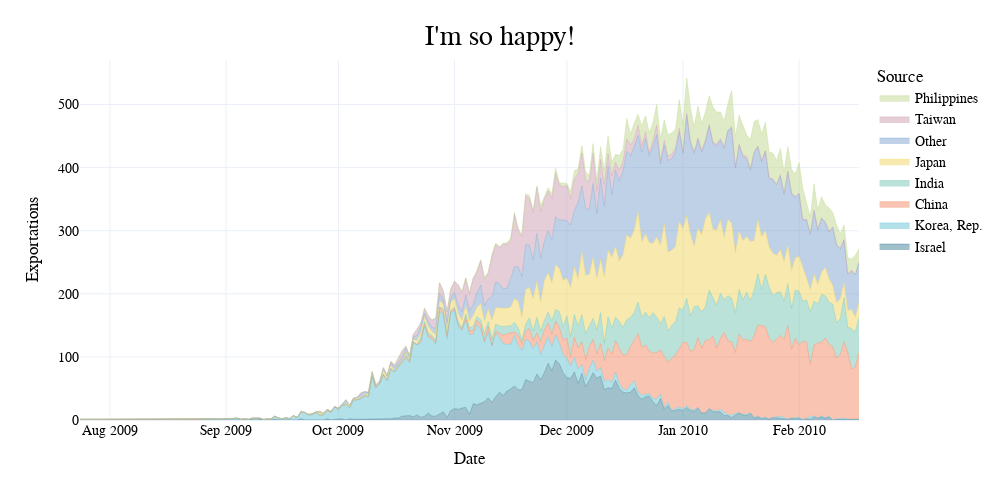

The notebook cell this image was saved under:
### Code cell
fig.update_layout(width=1000, height=500)
fig.show()

### Figure 1 — Plotly figure (JSON) as saved in the notebook; plotly's stock layout.template omitted (floating-point values rounded to 4 significant figures; data arrays with more than 128 entries replaced by an {"elided": "..."} marker saying what was removed)
{"data": [{"fillpattern": {"shape": ""}, "hovertemplate": "source=Israel<br>date=%{x}<br>importations=%{y}<extra></extra>", "legendgroup": "Israel", "line": {"color": "#428299", "width": 0.4}, "marker": {"symbol": "circle"}, "mode": "lines", "name": "Israel", "orientation": "v", "showlegend": true, "stackgroup": "1", "type": "scatter", "visible": true, "x": {"elided": "145 str values"}, "xaxis": "x", "y": {"elided": "145 int values"}, "yaxis": "y"}, {"fillpattern": {"shape": ""}, "hovertemplate": "source=Korea, Rep.<br>date=%{x}<br>importations=%{y}<extra></extra>", "legendgroup": "Korea, Rep.", "line": {"color": "#67C4D3", "width": 0.4}, "marker": {"symbol": "circle"}, "mode": "lines", "name": "Korea, Rep.", "orientation": "v", "showlegend": true, "stackgroup": "1", "type": "scatter", "x": {"elided": "155 str values"}, "xaxis": "x", "y": {"elided": "155 int values"}, "yaxis": "y"}, {"fillpattern": {"shape": ""}, "hovertemplate": "source=China<br>date=%{x}<br>importations=%{y}<extra></extra>", "legendgroup": "China", "line": {"color": "#F48A64", "width": 0.4}, "marker": {"symbol": "circle"}, "mode": "lines", "name": "China", "orientation": "v", "showlegend": true, "stackgroup": "1", "type": "scatter", "x": ["2009-08-25", "2009-09-08", "2009-09-24", "2009-10-04", "2009-10-08", "2009-10-14", "2009-10-17", "2009-10-19", "2009-10-20", "2009-10-21", "2009-10-23", "2009-10-24", "2009-10-25", "2009-10-26", "2009-10-27", "2009-10-28", "2009-10-29", "2009-10-30", "2009-10-31", "2009-11-01", "2009-11-02", "2009-11-03", "2009-11-04", "2009-11-05", "2009-11-06", "2009-11-07", "2009-11-08", "2009-11-09", "2009-11-10", "2009-11-12", "2009-11-13", "2009-11-14", "2009-11-15", "2009-11-16", "2009-11-17", "2009-11-18", "2009-11-19", "2009-11-20", "2009-11-21", "2009-11-22", "2009-11-23", "2009-11-24", "2009-11-25", "2009-11-26", "2009-11-27", "2009-11-28", "2009-11-29", "2009-11-30", "2009-12-01", "2009-12-02", "2009-12-03", "2009-12-04", "2009-12-05", "2009-12-06", "2009-12-07", "2009-12-08", "2009-12-09", "2009-12-10", "2009-12-11", "2009-12-12", "2009-12-13", "2009-12-14", "2009-12-15", "2009-12-16", "2009-12-17", "2009-12-18", "2009-12-19", "2009-12-20", "2009-12-21", "2009-12-22", "2009-12-23", "2009-12-24", "2009-12-25", "2009-12-26", "2009-12-27", "2009-12-28", "2009-12-29", "2009-12-30", "2009-12-31", "2010-01-01", "2010-01-02", "2010-01-03", "2010-01-04", "2010-01-05", "2010-01-06", "2010-01-07", "2010-01-08", "2010-01-09", "2010-01-10", "2010-01-11", "2010-01-12", "2010-01-13", "2010-01-14", "2010-01-15", "2010-01-16", "2010-01-17", "2010-01-18", "2010-01-19", "2010-01-20", "2010-01-21", "2010-01-22", "2010-01-23", "2010-01-24", "2010-01-25", "2010-01-26", "2010-01-27", "2010-01-28", "2010-01-29", "2010-01-30", "2010-01-31", "2010-02-01", "2010-02-02", "2010-02-03", "2010-02-04", "2010-02-05", "2010-02-06", "2010-02-07", "2010-02-08", "2010-02-09", "2010-02-10", "2010-02-11", "2010-02-12", "2010-02-13", "2010-02-14", "2010-02-15", "2010-02-16", "2010-02-17"], "xaxis": "x", "y": [1, 1, 1, 1, 2, 1, 1, 3, 1, 1, 4, 3, 3, 3, 3, 7, 3, 5, 2, 3, 2, 2, 5, 6, 6, 7, 7, 3, 9, 3, 7, 13, 17, 18, 5, 16, 11, 13, 20, 13, 14, 20, 25, 21, 20, 22, 24, 23, 32, 14, 32, 33, 36, 32, 34, 33, 28, 38, 33, 49, 45, 50, 55, 54, 56, 60, 64, 92, 76, 78, 67, 72, 74, 70, 82, 63, 83, 85, 92, 106, 100, 92, 95, 111, 103, 115, 109, 118, 100, 112, 126, 117, 116, 97, 124, 118, 119, 113, 129, 144, 147, 144, 128, 119, 123, 128, 124, 149, 109, 126, 115, 124, 121, 82, 113, 119, 116, 127, 114, 116, 96, 102, 121, 106, 80, 83, 106], "yaxis": "y"}, {"fillpattern": {"shape": ""}, "hovertemplate": "source=India<br>date=%{x}<br>importations=%{y}<extra></extra>", "legendgroup": "India", "line": {"color": "#77C6B1", "width": 0.4}, "marker": {"symbol": "circle"}, "mode": "lines", "name": "India", "orientation": "v", "showlegend": true, "stackgroup": "1", "type": "scatter", "x": {"elided": "129 str values"}, "xaxis": "x", "y": {"elided": "129 int values"}, "yaxis": "y"}, {"fillpattern": {"shape": ""}, "hovertemplate": "source=Japan<br>date=%{x}<br>importations=%{y}<extra></extra>", "legendgroup": "Japan", "line": {"color": "#F2D65F", "width": 0.4}, "marker": {"symbol": "circle"}, "mode": "lines", "name": "Japan", "orientation": "v", "showlegend": true, "stackgroup": "1", "type": "scatter", "x": {"elided": "144 str values"}, "xaxis": "x", "y": {"elided": "144 int values"}, "yaxis": "y"}, {"fillpattern": {"shape": ""}, "hovertemplate": "source=Other<br>date=%{x}<br>importations=%{y}<extra></extra>", "legendgroup": "Other", "line": {"color": "#80A4CE", "width": 0.4}, "marker": {"symbol": "circle"}, "mode": "lines", "name": "Other", "orientation": "v", "showlegend": true, "stackgroup": "1", "type": "scatter", "visible": true, "x": {"elided": "144 str values"}, "xaxis": "x", "y": {"elided": "144 int values"}, "yaxis": "y"}, {"fillpattern": {"shape": ""}, "hovertemplate": "source=Taiwan<br>date=%{x}<br>importations=%{y}<extra></extra>", "legendgroup": "Taiwan", "line": {"color": "#CC9EB1", "width": 0.4}, "marker": {"symbol": "circle"}, "mode": "lines", "name": "Taiwan", "orientation": "v", "showlegend": true, "stackgroup": "1", "type": "scatter", "x": ["2009-09-26", "2009-10-05", "2009-10-07", "2009-10-09", "2009-10-10", "2009-10-11", "2009-10-12", "2009-10-13", "2009-10-14", "2009-10-15", "2009-10-16", "2009-10-17", "2009-10-18", "2009-10-19", "2009-10-20", "2009-10-21", "2009-10-22", "2009-10-23", "2009-10-24", "2009-10-25", "2009-10-26", "2009-10-27", "2009-10-28", "2009-10-29", "2009-10-30", "2009-10-31", "2009-11-01", "2009-11-02", "2009-11-03", "2009-11-04", "2009-11-05", "2009-11-06", "2009-11-07", "2009-11-08", "2009-11-09", "2009-11-10", "2009-11-11", "2009-11-12", "2009-11-13", "2009-11-14", "2009-11-15", "2009-11-16", "2009-11-17", "2009-11-18", "2009-11-19", "2009-11-20", "2009-11-21", "2009-11-22", "2009-11-23", "2009-11-24", "2009-11-25", "2009-11-26", "2009-11-27", "2009-11-28", "2009-11-29", "2009-11-30", "2009-12-01", "2009-12-02", "2009-12-03", "2009-12-04", "2009-12-05", "2009-12-06", "2009-12-07", "2009-12-08", "2009-12-09", "2009-12-10", "2009-12-11", "2009-12-12", "2009-12-13", "2009-12-14", "2009-12-15", "2009-12-16", "2009-12-17", "2009-12-18", "2009-12-19", "2009-12-20", "2009-12-21", "2009-12-22", "2009-12-23", "2009-12-24", "2009-12-25", "2009-12-26", "2009-12-27", "2009-12-28", "2009-12-29", "2009-12-30", "2009-12-31", "2010-01-01", "2010-01-02", "2010-01-03", "2010-01-04", "2010-01-05", "2010-01-06", "2010-01-07", "2010-01-08", "2010-01-09", "2010-01-10", "2010-01-11", "2010-01-12", "2010-01-13", "2010-01-14", "2010-01-16", "2010-01-17", "2010-01-18", "2010-01-19", "2010-01-20", "2010-01-21", "2010-01-23", "2010-01-24", "2010-01-25", "2010-01-27", "2010-01-28", "2010-01-30", "2010-01-31", "2010-02-03", "2010-02-04", "2010-02-06", "2010-02-08", "2010-02-09", "2010-02-10", "2010-02-12", "2010-02-13", "2010-02-15"], "xaxis": "x", "y": [2, 1, 3, 1, 2, 2, 3, 1, 1, 2, 4, 7, 10, 3, 1, 4, 10, 6, 8, 9, 11, 16, 16, 12, 16, 13, 18, 32, 31, 27, 27, 42, 32, 39, 42, 41, 64, 60, 57, 70, 70, 61, 83, 58, 64, 78, 74, 75, 73, 73, 67, 63, 65, 70, 56, 52, 56, 42, 50, 46, 52, 44, 45, 48, 37, 30, 34, 20, 30, 12, 17, 15, 20, 17, 12, 16, 11, 11, 4, 10, 15, 5, 7, 7, 8, 6, 5, 2, 3, 1, 3, 2, 3, 3, 1, 2, 3, 3, 3, 1, 2, 1, 1, 5, 2, 1, 1, 1, 1, 1, 2, 1, 2, 1, 1, 1, 1, 1, 1, 1, 1, 1, 3], "yaxis": "y"}, {"fillpattern": {"shape": ""}, "hovertemplate": "source=Philippines<br>date=%{x}<br>importations=%{y}<extra></extra>", "legendgroup": "Philippines", "line": {"color": "#BFD88F", "width": 0.4}, "marker": {"symbol": "circle"}, "mode": "lines", "name": "Philippines", "orientation": "v", "showlegend": true, "stackgroup": "1", "type": "scatter", "x": ["2009-10-18", "2009-10-26", "2009-10-27", "2009-10-28", "2009-10-29", "2009-10-30", "2009-10-31", "2009-11-05", "2009-11-07", "2009-11-08", "2009-11-09", "2009-11-10", "2009-11-11", "2009-11-12", "2009-11-13", "2009-11-14", "2009-11-15", "2009-11-16", "2009-11-17", "2009-11-18", "2009-11-19", "2009-11-20", "2009-11-21", "2009-11-22", "2009-11-23", "2009-11-24", "2009-11-25", "2009-11-26", "2009-11-27", "2009-11-28", "2009-11-29", "2009-11-30", "2009-12-01", "2009-12-02", "2009-12-03", "2009-12-04", "2009-12-05", "2009-12-06", "2009-12-07", "2009-12-08", "2009-12-09", "2009-12-10", "2009-12-11", "2009-12-12", "2009-12-13", "2009-12-14", "2009-12-15", "2009-12-16", "2009-12-17", "2009-12-18", "2009-12-19", "2009-12-20", "2009-12-21", "2009-12-22", "2009-12-23", "2009-12-24", "2009-12-25", "2009-12-26", "2009-12-27", "2009-12-28", "2009-12-29", "2009-12-30", "2009-12-31", "2010-01-01", "2010-01-02", "2010-01-03", "2010-01-04", "2010-01-05", "2010-01-06", "2010-01-07", "2010-01-08", "2010-01-09", "2010-01-10", "2010-01-11", "2010-01-12", "2010-01-13", "2010-01-14", "2010-01-15", "2010-01-16", "2010-01-17", "2010-01-18", "2010-01-19", "2010-01-20", "2010-01-21", "2010-01-22", "2010-01-23", "2010-01-24", "2010-01-25", "2010-01-26", "2010-01-27", "2010-01-28", "2010-01-29", "2010-01-30", "2010-01-31", "2010-02-01", "2010-02-02", "2010-02-03", "2010-02-04", "2010-02-05", "2010-02-06", "2010-02-07", "2010-02-08", "2010-02-09", "2010-02-10", "2010-02-11", "2010-02-12", "2010-02-13", "2010-02-14", "2010-02-15", "2010-02-16", "2010-02-17"], "xaxis": "x", "y": [1, 1, 1, 1, 1, 1, 1, 2, 4, 1, 3, 1, 4, 1, 2, 2, 2, 3, 3, 3, 2, 2, 5, 3, 2, 10, 4, 5, 7, 7, 3, 7, 3, 11, 13, 7, 12, 13, 10, 15, 16, 20, 22, 28, 22, 13, 23, 19, 32, 17, 26, 17, 31, 25, 32, 29, 33, 34, 33, 34, 33, 30, 46, 44, 56, 53, 40, 50, 43, 44, 46, 56, 51, 42, 41, 42, 57, 49, 46, 48, 34, 46, 48, 42, 43, 45, 41, 41, 38, 41, 34, 39, 37, 36, 49, 50, 27, 27, 42, 31, 34, 27, 37, 23, 31, 23, 23, 26, 17, 31, 21], "yaxis": "y"}], "layout": {"height": 500, "legend": {"title": {"text": "Source"}, "tracegroupgap": 0, "traceorder": "reversed"}, "margin": {"t": 60}, "title": {"text": "I'm so happy!"}, "width": 1000, "xaxis": {"anchor": "y", "autorange": true, "domain": [0, 1], "range": ["2009-07-24", "2010-02-17"], "title": {"text": "Date"}, "type": "date"}, "yaxis": {"anchor": "x", "autorange": true, "domain": [0, 1], "range": [0, 570.5], "title": {"text": "Exportations"}, "type": "linear"}}}
